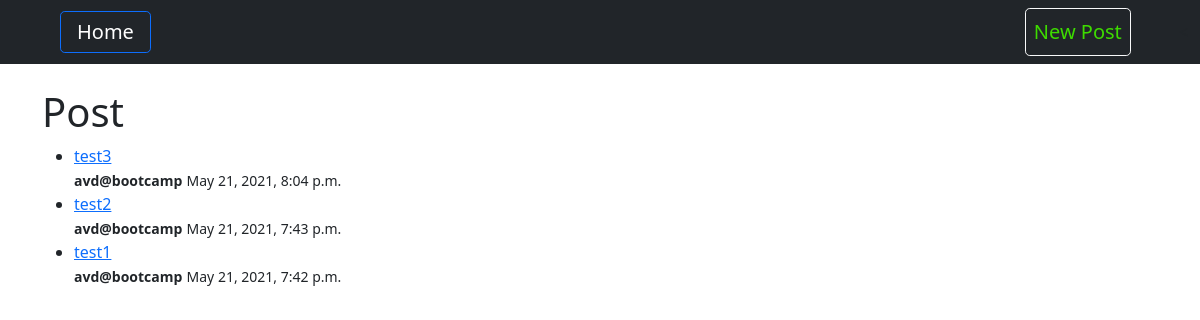
The app's page /, older data.
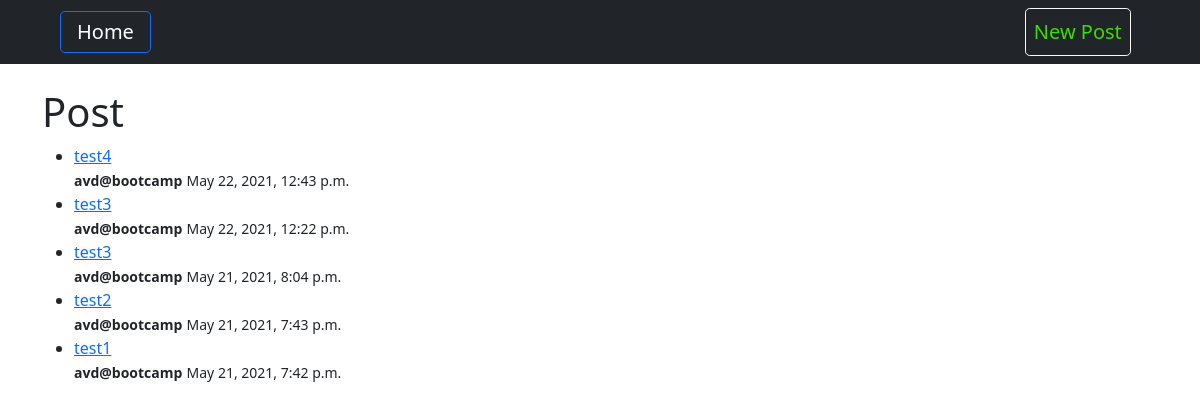
The same page, newer data.
### blog/models.py (models this page shows, shortened)
class Post(models.Model):
    title = models.CharField(max_length=200, null=False)
    body = models.TextField(null=False)
    author = models.ForeignKey(User, on_delete=models.CASCADE)
    date_created = models.DateTimeField(auto_now_add=True)

### blog/views.py (the view)
# urls.py: path('', views.HomeView, name='home'),
def HomeView(request):
    posts = Post.objects.all().order_by('-date_created')
    context = {
        'posts': posts
    }
    return render(request, 'blog/home.html', context)

### blog/templates/blog/home.html
{% extends 'blog/base.html' %}
{% block content %}
<h1>Post</h1>
<ul>
{% for post in posts %}
    <li>
        <a href="{% url 'postDetail' post.pk %}"> {{post.title}} </a>
        <br>
        <strong><small>{{post.author}}</small></strong> <small>{{post.date_created}}</small>
    </li>
{% endfor %}
</ul>
{% endblock %}

Row changes from the older to the newer data that the page shows:
added Post: title "test4", author "avd@bootcamp", date_created "May 22, 2021, 12:43 p.m."
added Post: title "test3", author "avd@bootcamp", date_created "May 22, 2021, 12:22 p.m."
